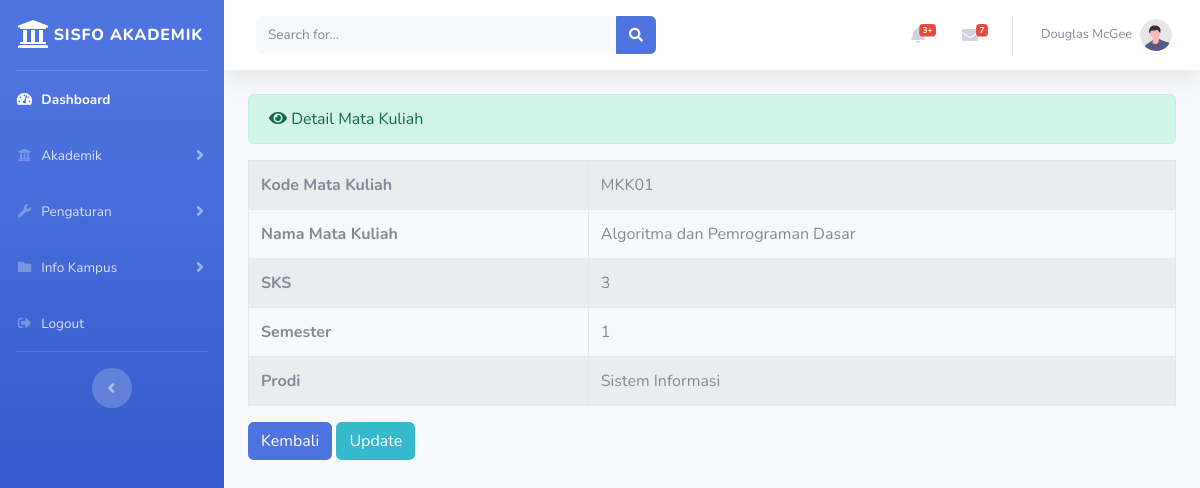
/index.php/administrator/matakuliah/detail/MKK01, run on an earlier commit of the app's database.
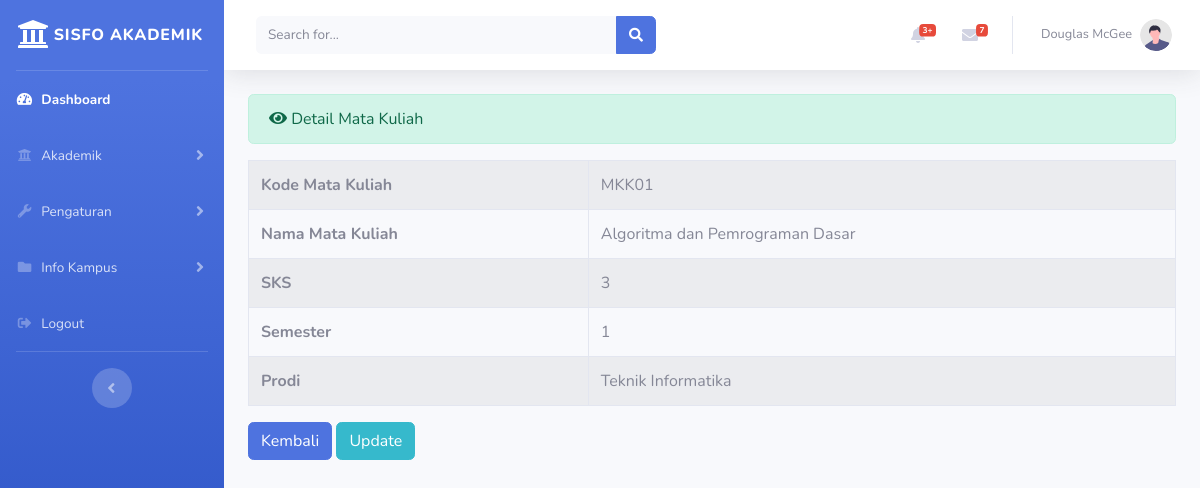
And on a later commit of the database.
### tables this page shows
CREATE TABLE `matakuliah` (
  `kode_matakuliah` varchar(10) NOT NULL,
  `nama_matakuliah` varchar(100) NOT NULL,
  `sks` int(5) NOT NULL,
  `semester` int(10) NOT NULL,
  `nama_prodi` varchar(100) NOT NULL
);

### application/controllers/administrator/matakuliah.php (called while the page is built, shortened)
<?php
	class Matakuliah extends CI_Controller
	{
	public function detail($kode)
	{
		$data['detail'] = $this->matakuliah_model->ambil_kode_matakuliah($kode);
		$this->load->view('templates_administrator/header');
		$this->load->view('templates_administrator/sidebar');
		$this->load->view('administrator/matakuliah_detail',$data);
		$this->load->view('templates_administrator/footer');
	}
}
?>

### index.php (called while the page is built, shortened)
<?php
require_once BASEPATH.'core/CodeIgniter.php';

### application/models/matakuliah_model.php (called while the page is built, shortened)
<?php
class Matakuliah_model extends CI_Model
{
	public function ambil_kode_matakuliah($kode)
	{
		$result = $this->db->where('kode_matakuliah',$kode)->get('matakuliah');
		if($result->num_rows() > 0)
		{
			return $result->result();
		}else{
			return false;
		}
	}
}
 ?>

### application/views/administrator/matakuliah_detail.php (the view)
<div class="container-fluid">
	<div class="alert alert-success" role="alert">
    	<i class="fas fa-eye"> </i> Detail Mata Kuliah
    </div>
    <table class="table table-hover table-striped table-bordered">
    	<?php foreach($detail as $dt) : ?>
    	<tr>
    		<th>Kode Mata Kuliah</th>
    		<td><?php echo $dt->kode_matakuliah; ?></td>
    	</tr>
    	<tr>
    		<th>Nama Mata Kuliah</th>
    		<td><?php echo $dt->nama_matakuliah; ?></td>
    	</tr>
    	<tr>
    		<th>SKS</th>
    		<td><?php echo $dt->sks; ?></td>
    	</tr>
    	<tr>
    		<th>Semester</th>
    		<td><?php echo $dt->semester; ?></td>
    	</tr>
    	<tr>
    		<th>Prodi</th>
    		<td><?php echo $dt->nama_prodi; ?></td>
    	</tr>
    	<?php endforeach; ?>
    </table>
    <?php echo anchor('administrator/matakuliah','<div class="btn btn-primary">Kembali</div>') ?>
    <td width="20px"> <?php echo anchor('administrator/matakuliah/update/'.$dt->kode_matakuliah,'<div class="btn btn-info">Update</div>') ?></td>
</div>

### application/views/templates_administrator/header.php (shortened to what this page needs)
<!DOCTYPE html>
<html lang="en">
<head>
    <link href="<?php echo base_url() ?>assets/vendor/fontawesome-free/css/all.min.css" rel="stylesheet" type="text/css">
    <link href="<?php echo base_url() ?>assets/css/sb-admin-2.min.css" rel="stylesheet">
    <link rel="stylesheet" href="<?php echo base_url('assets/bootstrap-datepicker/dist/css/bootstrap-datepicker.min.css'); ?>">
</head>

### application/views/templates_administrator/sidebar.php (shortened to what this page needs)
<body id="page-top">
    <div id="wrapper">
        <ul class="navbar-nav bg-gradient-primary sidebar sidebar-dark accordion" id="accordionSidebar">
            <a class="sidebar-brand d-flex align-items-center justify-content-center" href="<?php echo base_url('administrator/dashboard') ?>">
                <div class="sidebar-brand-icon">
                    <i class="fas fa-university"></i>
                </div>
                <div class="sidebar-brand-text mx-1">SISFO AKADEMIK </div>
            </a>
            <hr class="sidebar-divider my-0">
            <li class="nav-item active">
                <a class="nav-link" href="<?php echo base_url('administrator/dashboard') ?>">
                    <i class="fas fa-fw fa-tachometer-alt"></i>
                    <span>Dashboard</span></a>
            </li>
            <li class="nav-item">
                <a class="nav-link collapsed" href="#" data-toggle="collapse" data-target="#collapseTwo"
                    aria-expanded="true" aria-controls="collapseTwo">
                    <i class="fas fa-fw fa-university"></i>
                    <span>Akademik</span>
                </a>
            </li>
            <li class="nav-item">
                <a class="nav-link collapsed" href="#" data-toggle="collapse" data-target="#collapseUtilities"
                    aria-expanded="true" aria-controls="collapseUtilities">
                    <i class="fas fa-fw fa-wrench"></i>
                    <span>Pengaturan</span>
                </a>
            </li>
            <li class="nav-item">
                <a class="nav-link collapsed" href="#" data-toggle="collapse" data-target="#collapsePages"
                    aria-expanded="true" aria-controls="collapsePages">
                    <i class="fas fa-fw fa-folder"></i>
                    <span>Info Kampus</span>
                </a>
            </li>
            <li class="nav-item">
                <a class="nav-link" href="<?php echo base_url('administrator/auth/logout') ?>">
                    <i class="fas fa-fw fa-sign-out-alt"></i>
                    <span>Logout</span></a>
            </li>
            <hr class="sidebar-divider d-none d-md-block">
            <div class="text-center d-none d-md-inline">
                <button class="rounded-circle border-0" id="sidebarToggle"></button>
            </div>
        </ul>
        <div id="content-wrapper" class="d-flex flex-column">
            <div id="content">
                <nav class="navbar navbar-expand navbar-light bg-white topbar mb-4 static-top shadow">
                    <form
                        class="d-none d-sm-inline-block form-inline mr-auto ml-md-3 my-2 my-md-0 mw-100 navbar-search">
                        <div class="input-group">
                            <input type="text" class="form-control bg-light border-0 small" placeholder="Search for..."
                                aria-label="Search" aria-describedby="basic-addon2">
                            <div class="input-group-append">
                                <button class="btn btn-primary" type="button">
                                    <i class="fas fa-search fa-sm"></i>
                                </button>
                            </div>
                        </div>
                    </form>
                    <ul class="navbar-nav ml-auto">
                        <li class="nav-item dropdown no-arrow mx-1">
                            <a class="nav-link dropdown-toggle" href="#" id="alertsDropdown" role="button"
                                data-toggle="dropdown" aria-haspopup="true" aria-expanded="false">
                                <i class="fas fa-bell fa-fw"></i>
                                <span class="badge badge-danger badge-counter">3+</span>
                            </a>
                        </li>
                        <li class="nav-item dropdown no-arrow mx-1">
                            <a class="nav-link dropdown-toggle" href="#" id="messagesDropdown" role="button"
                                data-toggle="dropdown" aria-haspopup="true" aria-expanded="false">
                                <i class="fas fa-envelope fa-fw"></i>
                                <span class="badge badge-danger badge-counter">7</span>
                            </a>
                        </li>
                        <li class="nav-item dropdown no-arrow">
                            <a class="nav-link dropdown-toggle" href="#" id="userDropdown" role="button"
                                data-toggle="dropdown" aria-haspopup="true" aria-expanded="false">
                                <span class="mr-2 d-none d-lg-inline text-gray-600 small">Douglas McGee</span>
                                <img class="img-profile rounded-circle"
                                    src="img/undraw_profile.svg">
                            </a>
                        </li>
                    </ul>
                </nav>

### application/views/templates_administrator/footer.php (shortened to what this page needs)
</body>
</html>

What changed in the data, as far as the page shows it:
changed matakuliah "MKK01": nama_prodi "Sistem Informasi" → "Teknik Informatika"
